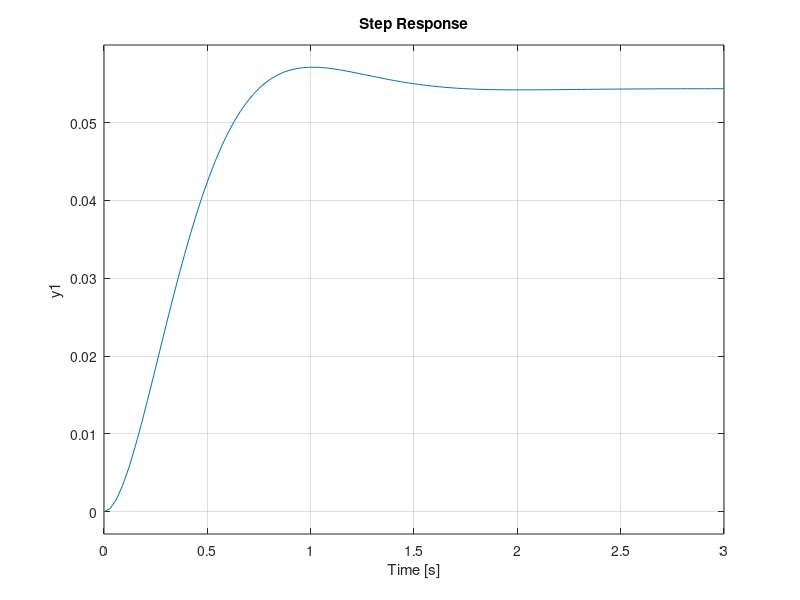

The MATLAB script that drew this image: (Note: this script raises an error after producing the figure.)
%% Student ID
ID = 316098052;
disp(ID)
%% 1 Manipulator control
% 2. Response of the closed-loop system to a step input
A = [0 1;0 -0.4];
B = [0 1]';
C = [1 0];
D = 0;
sys = ss(A,B,C,D);
test = tf([0 1],[1 0.4 0]);
pzmap(test)
%%
step(test)
%%
% 4. Response of the state variable feedback system to a step input
A_k = [0 1;-18.4 -5.9];
B = [0 1]';
C = [1 0];
D = 0;
sys = ss(A_k,B,C,D);

% pzmap(sys)
step(sys);
stepinfo(sys)
%%
syms L1 L2 LAM
A = [0 1;-7 -2];
L = [L1 L2]';
C = [1 4];
O = LAM*eye(2)-A - L*C;
de = det(O);

%% 5 Pole-placement algorithm for state-space model
%%
clear
check = myPolePlacement(magic(5), [1;2;3;4;5], [-1, -2, -3, -4, -5])
K = place(magic(5), [1;2;3;4;5], [-1, -2, -3, -4, -5])


function [out] =  myPolePlacement(A, B, p)
    s = size(A);
    K  = sym('k',[1 s(1)]);
    A_s = A-B*K;
    p2 = poly(p);
    poli = charpoly(A_s);
    sol = poli == p2;
    sol_k = solve(sol , K)
    A = struct2cell(sol_k);
    out = double(cat(2,A{:}));
end